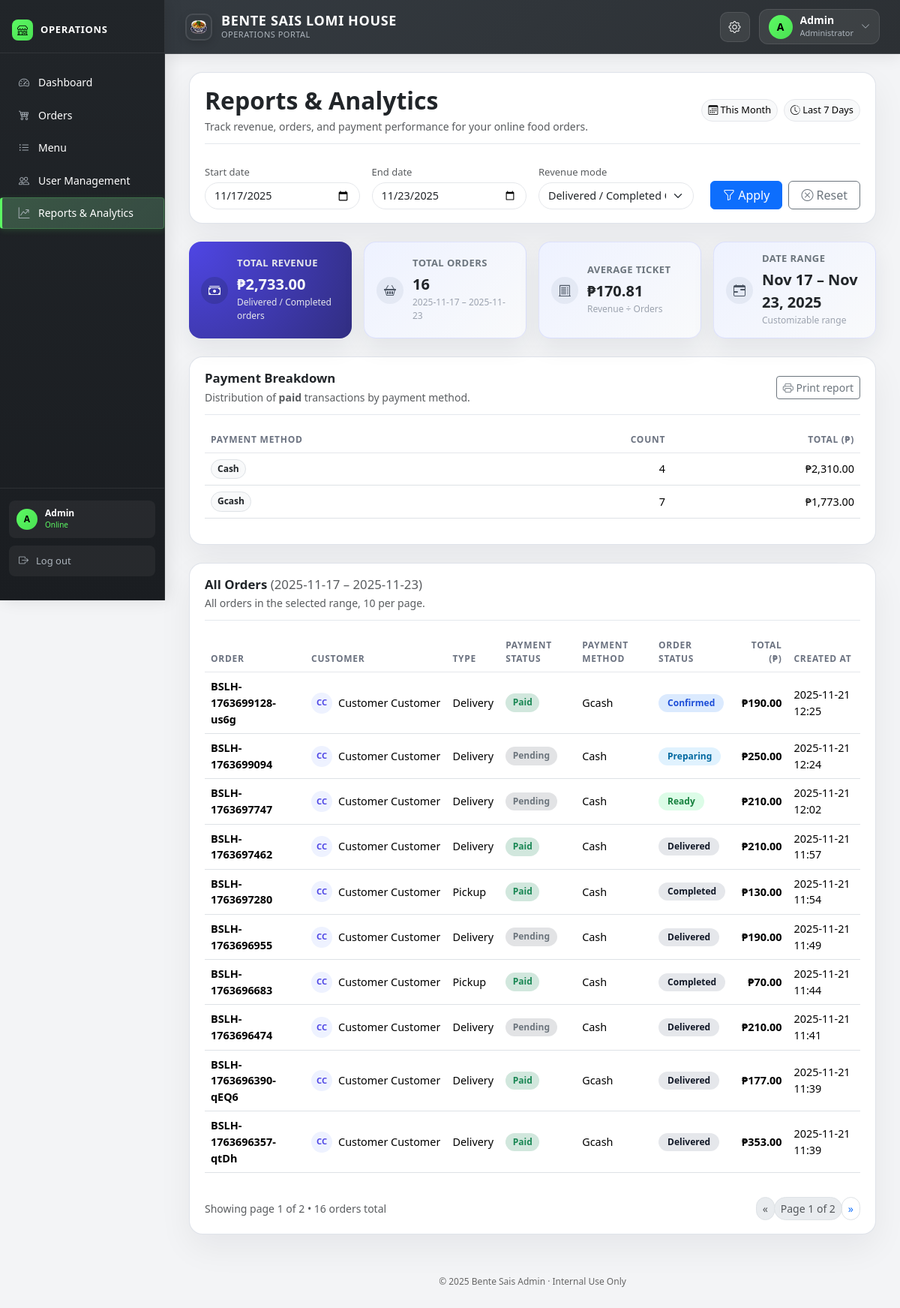
The app's page /admin/reports.php (signed in), older data.
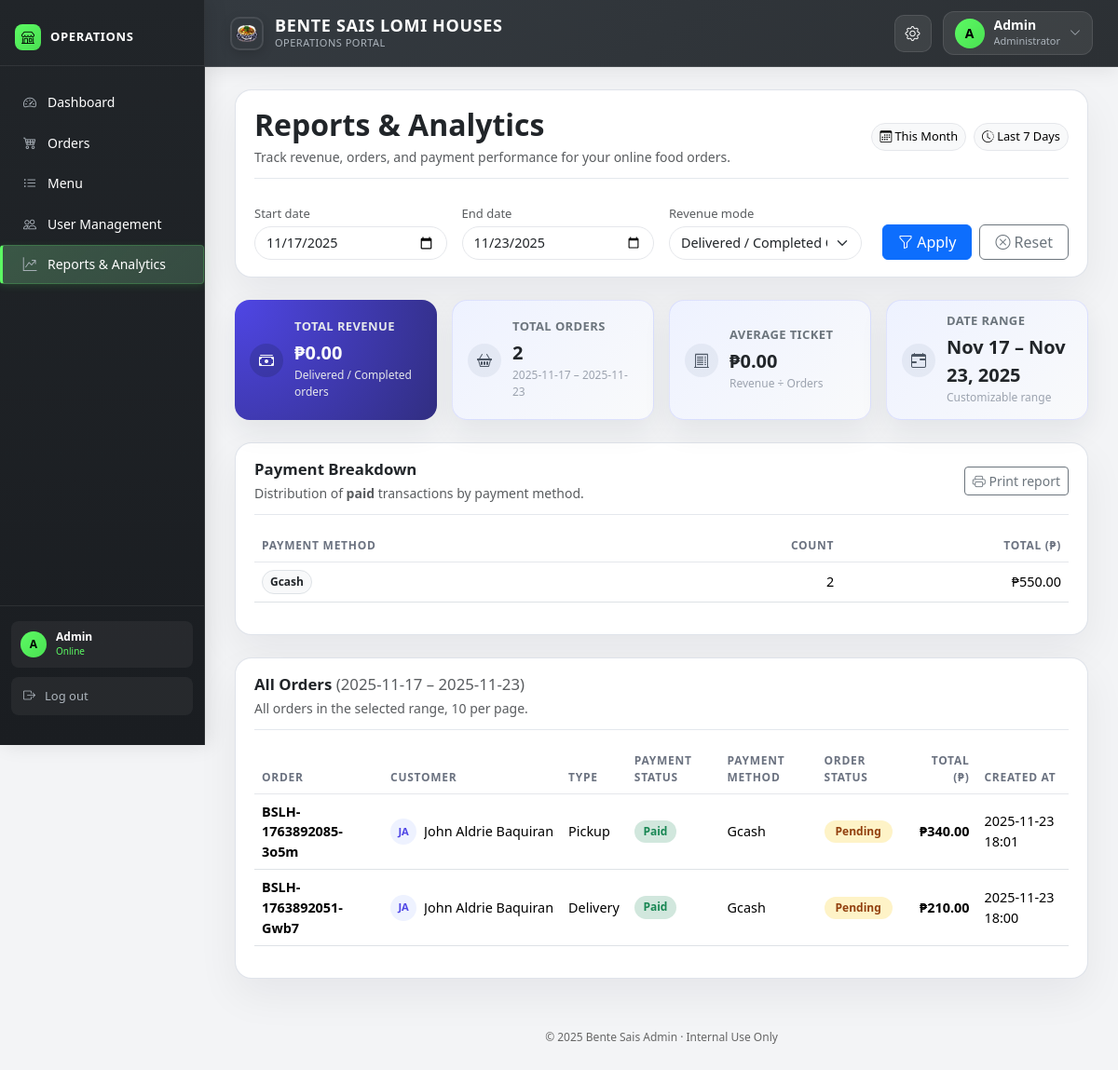
The same page, newer data.
### tables this page shows
CREATE TABLE `system_settings` (
  `setting_id` int(11) NOT NULL,
  `setting_key` varchar(100) NOT NULL,
  `setting_value` text DEFAULT NULL,
  `setting_type` enum('string','number','boolean','json') DEFAULT 'string',
  `description` text DEFAULT NULL,
  `updated_at` datetime DEFAULT current_timestamp() ON UPDATE current_timestamp()
);

CREATE TABLE `order_payment_details` (
  `payment_id` int(11) NOT NULL,
  `order_id` int(11) NOT NULL,
  `payment_method` enum('cash','gcash','card') NOT NULL,
  `payment_status` enum('pending','paid','failed','refunded') DEFAULT 'pending',
  `gcash_reference` varchar(100) DEFAULT NULL,
  `gcash_amount` decimal(10,2) DEFAULT NULL,
  `gcash_sender_name` varchar(100) DEFAULT NULL,
  `amount_paid` decimal(10,2) DEFAULT NULL,
  `change_amount` decimal(10,2) DEFAULT NULL,
  `paid_at` datetime DEFAULT NULL
);

CREATE TABLE `orders` (
  `order_id` int(11) NOT NULL,
  `order_number` varchar(20) NOT NULL,
  `user_id` int(11) DEFAULT NULL,
  `order_type` enum('pickup','delivery') NOT NULL,
  `order_time` datetime NOT NULL,
  `preferred_time` datetime DEFAULT NULL,
  `status` enum('pending','confirmed','preparing','ready','out_for_delivery','delivered','completed','cancelled') DEFAULT 'pending',
  `subtotal` decimal(10,2) NOT NULL DEFAULT 0.00,
  `delivery_fee` decimal(10,2) NOT NULL DEFAULT 0.00,
  `tip_amount` decimal(10,2) NOT NULL DEFAULT 0.00,
  `total_amount` decimal(10,2) NOT NULL DEFAULT 0.00,
  `handler_id` int(11) DEFAULT NULL,
  `driver_id` int(11) DEFAULT NULL,
  `confirmed_at` datetime DEFAULT NULL,
  `preparing_at` datetime DEFAULT NULL,
  `ready_at` datetime DEFAULT NULL,
  `out_for_delivery_at` datetime DEFAULT NULL,
  `delivered_at` datetime DEFAULT NULL,
  `cancelled_at` datetime DEFAULT NULL,
  `created_at` datetime DEFAULT current_timestamp(),
  `updated_at` datetime DEFAULT current_timestamp() ON UPDATE current_timestamp()
);

### includes/db_connect.php (called while the page is built, shortened)
<?php
$project_root_fs = dirname(__DIR__);
$document_root_fs = $_SERVER['DOCUMENT_ROOT'];
$project_root_norm = str_replace('\\', '/', $project_root_fs);
$document_root_norm = str_replace('\\', '/', $document_root_fs);
$project_root_norm = rtrim($project_root_norm, '/');
$document_root_norm = rtrim($document_root_norm, '/');
$base_path = str_replace($document_root_norm, '', $project_root_norm);
$BASE_URL = rtrim($base_path, '/');
?>

### admin/reports.php (the view, shortened to what the changed rows need)
<?php
include __DIR__ . '/includes/header.php';
$DB = [
  'TABLE_ORDERS'   => 'orders',
  'TABLE_CUST'     => 'order_customer_details',
  'TABLE_PAY'      => 'order_payment_details',
  'COL_ORDER_ID'   => 'order_id',
  'COL_ORDER_NUM'  => 'order_number',
  'COL_USER_ID'    => 'user_id',
  'COL_CUST_NAME'  => 'customer_first_name',
  'COL_CUST_LNAME' => 'customer_last_name',
  'COL_TYPE'       => 'order_type',
  'COL_STATUS'     => 'status',
  'COL_PAY_STATUS' => 'payment_status',
  'COL_PAY_METHOD' => 'payment_method',
  'COL_PAY_AMOUNT' => 'amount_paid',
  'COL_PAY_DATE'   => 'paid_at',
  'COL_TOTAL'      => 'total_amount',
  'COL_CREATED'    => 'created_at',
];
function peso($n) { return '₱' . number_format((float)$n, 2); }
function h($s){ return htmlspecialchars((string)$s, ENT_QUOTES, 'UTF-8'); }
$start = isset($_GET['start']) && $_GET['start'] !== '' ? $_GET['start'] : date('Y-m-d', strtotime('-6 days'));
$end   = isset($_GET['end'])   && $_GET['end']   !== '' ? $_GET['end']   : date('Y-m-d');
$revMode = $_GET['rev_mode'] ?? 'completed';
$perPage = 10;
$page = isset($_GET['page']) ? (int)$_GET['page'] : 1;
$from = $start . ' 00:00:00';
$to   = $end   . ' 23:59:59';
$T_O = $DB['TABLE_ORDERS'];
$T_C = $DB['TABLE_CUST'];
$T_P = $DB['TABLE_PAY'];
$O_ID = $DB['COL_ORDER_ID'];
$O_NUM = $DB['COL_ORDER_NUM'];
$O_CREATED = $DB['COL_CREATED'];
$O_STATUS = $DB['COL_STATUS'];
$O_TOTAL = $DB['COL_TOTAL'];
$O_TYPE = $DB['COL_TYPE'];
$C_FNAME = $DB['COL_CUST_NAME'];
$C_LNAME = $DB['COL_CUST_LNAME'];
$P_STATUS = $DB['COL_PAY_STATUS'];
$P_METHOD = $DB['COL_PAY_METHOD'];
$P_DATE = $DB['COL_PAY_DATE'];
$P_AMOUNT = $DB['COL_PAY_AMOUNT'];
$sum = ['revenue'=>0,'orders'=>0];
if ($revMode === 'paid') {
    $sql = "SELECT COALESCE(SUM($T_P.$P_AMOUNT),0) FROM $T_P WHERE $T_P.$P_DATE BETWEEN ? AND ? AND $T_P.$P_STATUS = 'paid'";
} else {
    $sql = "SELECT COALESCE(SUM($T_O.$O_TOTAL),0) FROM $T_O WHERE $T_O.$O_CREATED BETWEEN ? AND ? AND $T_O.$O_STATUS IN ('delivered','completed')";
}
if ($stmt = $conn->prepare($sql)) {
  $stmt->bind_param('ss', $from, $to);
  $stmt->execute(); $stmt->bind_result($sum['revenue']); $stmt->fetch(); $stmt->close();
}
if ($stmt = $conn->prepare("SELECT COUNT(*) FROM $T_O WHERE $O_CREATED BETWEEN ? AND ?")) {
  $stmt->bind_param('ss', $from, $to);
  $stmt->execute(); $stmt->bind_result($sum['orders']); $stmt->fetch(); $stmt->close();
}
$totalOrders = (int)$sum['orders'];
$totalPages = max(1, (int)ceil($totalOrders / $perPage));
$offset = ($page - 1) * $perPage;
$payRows = [];
$sql = "SELECT
            COALESCE($P_METHOD,'Unknown') AS method,
            COUNT($O_ID) AS cnt,
            COALESCE(SUM($P_AMOUNT),0) AS amt
        FROM $T_P
        WHERE $P_DATE BETWEEN ? AND ? AND $P_STATUS='paid'
        GROUP BY COALESCE($P_METHOD,'Unknown')
        ORDER BY amt DESC";
if ($stmt = $conn->prepare($sql)) {
  $stmt->bind_param('ss', $from, $to);
  $stmt->execute();
  $res = $stmt->get_result();
  while ($r = $res->fetch_assoc()) { $payRows[] = $r; }
}
$orders = [];
$sql = "SELECT
            o.$O_ID, o.$O_NUM, o.$O_CREATED, o.$O_TYPE, o.$O_STATUS, o.$O_TOTAL,
            CONCAT(ocd.$C_FNAME, ' ', ocd.$C_LNAME) as customer_name,
            opd.$P_STATUS, opd.$P_METHOD
        FROM $T_O o
        LEFT JOIN $T_C ocd ON o.$O_ID = ocd.$O_ID
        LEFT JOIN $T_P opd ON o.$O_ID = opd.$O_ID
        WHERE o.$O_CREATED BETWEEN ? AND ?
        ORDER BY o.$O_CREATED DESC
        LIMIT ? OFFSET ?";
if ($stmt = $conn->prepare($sql)) {
  $stmt->bind_param('ssii', $from, $to, $perPage, $offset);
  $stmt->execute();
  $res = $stmt->get_result();
  while ($r = $res->fetch_assoc()) { $orders[] = $r; }
}
?>
<div class="container-fluid">
  <main class="main-content py-4">
    <div class="content-card mb-4 no-print">
      <div class="content-card-header d-flex justify-content-between align-items-center">
        <div>
          <h2 class="page-title mb-1">Reports &amp; Analytics</h2>
        </div>
      </div>
    </div>
    <div id="print-area">
      <div class="row g-3 mb-4">
        <div class="col-sm-6 col-lg-3">
          <div class="stat-card stat-card-main">
            <div>
              <h5 class="stat-label">Total Revenue</h5>
              <div class="stat-value"><?= h(peso($sum['revenue'])) ?></div>
              <div class="stat-hint">
                <?= $revMode==='paid' ? 'Paid transactions only' : 'Delivered / Completed orders' ?>
              </div>
            </div>
          </div>
        </div>
        <div class="col-sm-6 col-lg-3">
          <div class="stat-card">
            <div>
              <h5 class="stat-label">Total Orders</h5>
              <div class="stat-value"><?= h(number_format($sum['orders'])) ?></div>
              <div class="stat-hint"><?= h($start) ?> – <?= h($end) ?></div>
            </div>
          </div>
        </div>
        <div class="col-sm-6 col-lg-3">
          <div class="stat-card">
            <div>
              <h5 class="stat-label">Average Ticket</h5>
              <div class="stat-value">
                <?= $sum['orders'] ? h(peso($sum['revenue'] / $sum['orders'])) : '₱0.00' ?>
              </div>
              <div class="stat-hint">Revenue ÷ Orders</div>
            </div>
          </div>
        </div>
      </div>
      <div class="content-card mb-4">
        <div class="content-card-header d-flex justify-content-between align-items-center">
          <div>
            <h2 class="section-title mb-1">Payment Breakdown</h2>
          </div>
        </div>
        <div class="table-responsive mt-3">
          <table class="table table-hover align-middle modern-table">
            <thead>
              <tr>
                <th>Payment method</th>
                <th class="text-end">Count</th>
                <th class="text-end">Total (₱)</th>
              </tr>
            </thead>
            <tbody>
              <?php if (!$payRows): ?>
                <tr>
                  <td colspan="3" class="text-center text-muted py-4">
                    <i class="bi bi-info-circle me-1"></i>No paid transactions in this range.
                  </td>
                </tr>
              <?php else: ?>
                <?php foreach ($payRows as $r): ?>
                  <tr>
                    <td class="fw-medium">
                      <span class="badge rounded-pill bg-light text-dark border me-1">
                        <?= h(ucfirst($r['method'])) ?>
                      </span>
                    </td>
                    <td class="text-end"><?= h(number_format($r['cnt'])) ?></td>
                    <td class="text-end"><?= h(peso($r['amt'])) ?></td>
                  </tr>
                <?php endforeach; ?>
              <?php endif; ?>
            </tbody>
          </table>
        </div>
      </div>
      <div class="content-card">
        <div class="content-card-header d-flex justify-content-between align-items-center flex-wrap gap-2">
          <div>
            <h2 class="section-title mb-1">
              All Orders <span class="text-muted fw-normal">(<?= h($start) ?> – <?= h($end) ?>)</span>
            </h2>
          </div>
        </div>
        <div class="table-responsive mt-3">
          <table class="table table-hover align-middle modern-table">
            <thead>
              <tr>
                <th>Order</th>
                <th>Customer</th>
                <th>Type</th>
                <th>Payment status</th>
                <th>Payment method</th>
                <th>Order status</th>
                <th class="text-end">Total (₱)</th>
                <th>Created at</th>
              </tr>
            </thead>
            <tbody>
              <?php if (!$orders): ?>
                <tr>
                  <td colspan="8" class="text-center text-muted py-4">
                    <i class="bi bi-inbox me-1"></i>No orders in this period.
                  </td>
                </tr>
              <?php else: ?>
                <?php foreach ($orders as $r): ?>
                  <tr>
                    <td class="fw-semibold">
                      <strong><?= h($r[$O_NUM] ?? $r[$O_ID]) ?></strong>
                    </td>
                    <td>
                      <?php
                        $customer = trim($r['customer_name'] ?? '');
                        $initials = 'C';
                        if ($customer !== '') {
                          $parts = explode(' ', $customer);
                          $initials = strtoupper(substr($parts[0], 0, 1) . (isset($parts[1]) ? substr($parts[1], 0, 1) : ''));
                        }
                      ?>
                      <div class="d-flex align-items-center gap-2">
                        <div class="avatar-circle">
                          <span><?= h($initials) ?></span>
                        </div>
                        <span class="text-truncate" style="max-width: 160px;">
                          <?= h($customer ?: 'Walk-in / Unknown') ?>
                        </span>
                      </div>
                    </td>
                    <td><?= h(ucfirst($r[$O_TYPE])) ?></td>
                    <td>
                      <?php
                        $payStatus = $r[$P_STATUS] ?? 'unpaid';
                        $payBadge = 'bg-secondary-subtle text-secondary';
                        if ($payStatus === 'paid') {
                            $payBadge = 'bg-success-subtle text-success';
                        } elseif ($payStatus === 'failed') {
                            $payBadge = 'bg-danger-subtle text-danger';
                        } elseif ($payStatus === 'refunded') {
                            $payBadge = 'bg-info-subtle text-info';
                        }
                      ?>
                      <span class="badge <?= h($payBadge) ?> badge-rounded">
                        <?= h(ucfirst($payStatus ?: 'Pending')) ?>
                      </span>
                    </td>
                    <td class="text-capitalize">
                      <?= h($r[$P_METHOD] ? $r[$P_METHOD] : '—') ?>
                    </td>
                    <td>
                      <?php
                        $status_map = [
                          'pending'          => 'status-pending',
                          'confirmed'        => 'status-confirmed',
                          'preparing'        => 'status-preparing',
                          'ready'            => 'status-ready',
                          'out_for_delivery' => 'status-out-for-delivery',
                          'delivered'        => 'status-delivered',
                          'completed'        => 'status-completed',
                          'cancelled'        => 'status-cancelled',
                        ];
                        $status_class = $status_map[$r[$O_STATUS]] ?? 'bg-secondary text-white';
                      ?>
                      <span class="status-badge <?= h($status_class) ?>">
                        <?= h(ucfirst(str_replace('_', ' ', $r[$O_STATUS]))) ?>
                      </span>
                    </td>
                    <td class="text-end fw-semibold">
                      <?= h(peso($r[$O_TOTAL])) ?>
                    </td>
                    <td>
                      <?= h(date('Y-m-d H:i', strtotime($r[$O_CREATED]))) ?>
                    </td>
                  </tr>
                <?php endforeach; ?>
              <?php endif; ?>
            </tbody>
          </table>
        </div>
        <?php if ($totalPages > 1): ?>
        <div class="d-flex justify-content-between align-items-center no-print mt-3 flex-wrap gap-2">
          <small class="text-muted">
            Showing page <?= $page ?> of <?= $totalPages ?> • <?= h(number_format($totalOrders)) ?> orders total
          </small>
          <nav>
            <ul class="pagination pagination-sm mb-0">
              <li class="page-item <?= $page <= 1 ? 'disabled' : '' ?>">
                <a class="page-link"
                   href="?start=<?=h($start)?>&end=<?=h($end)?>&rev_mode=<?=h($revMode)?>&page=<?= max(1, $page - 1) ?>">
                  &laquo;
                </a>
              </li>
              <li class="page-item disabled">
                <span class="page-link">
                  Page <?= $page ?> of <?= $totalPages ?>
                </span>
              </li>
              <li class="page-item <?= $page >= $totalPages ? 'disabled' : '' ?>">
                <a class="page-link"
                   href="?start=<?=h($start)?>&end=<?=h($end)?>&rev_mode=<?=h($revMode)?>&page=<?= min($totalPages, $page + 1) ?>">
                  &raquo;
                </a>
              </li>
            </ul>
          </nav>
        </div>
        <?php endif; ?>
      </div>
    </div> </main>
</div>
<?php include __DIR__ . '/includes/footer.php'; ?>

### admin/includes/header.php (shortened to what the changed rows need)
<?php
require_once __DIR__ . '/../../includes/db_connect.php';
$store_name = "Bente Sais Lomi House";
$settings_result = $conn->query("SELECT setting_value FROM system_settings WHERE setting_key = 'store_name' LIMIT 1");
if ($settings_result && $settings_result->num_rows > 0) {
    $store_name = $settings_result->fetch_assoc()['setting_value'];
}
?>
<!DOCTYPE html>
<html lang="en">
<head>
  <link href="https://cdn.jsdelivr.net/npm/bootstrap@5.3.2/dist/css/bootstrap.min.css" rel="stylesheet">
  <link rel="stylesheet" href="https://cdn.jsdelivr.net/npm/bootstrap-icons@1.11.1/font/bootstrap-icons.css">
  <link rel="stylesheet" href="<?= htmlspecialchars($BASE_URL) ?>/assets/css/admin_dashboard.css">
</head>
<body>
<header class="site-header">
  <div class="container-fluid">
    <div class="header-content">
      <div class="brand-container">
        <div class="brand-text">
          <div class="brand-main"><?= htmlspecialchars($store_name) ?></div>
          <div class="brand-sub">Operations Portal</div>
        </div>
      </div>
    </div>
  </div>
</header>

Row changes from the older to the newer data that the page shows:
removed order_payment_details: order.order_number "BSLH-1763699128-us6g", initials "CC", customer "Customer Customer", order.order_type "Delivery", payment_status "Paid", payment_method "Gcash", order.status "Confirmed", order.total_amount "₱190.00", order.created_at "2025-11-21 12:25"
removed order_payment_details: order.order_number "BSLH-1763699094", initials "CC", customer "Customer Customer", order.order_type "Delivery", payment_status "Pending", payment_method "Cash", order.status "Preparing", order.total_amount "₱250.00", order.created_at "2025-11-21 12:24"
removed order_payment_details: order.order_number "BSLH-1763697747", initials "CC", customer "Customer Customer", order.order_type "Delivery", payment_status "Pending", payment_method "Cash", order.status "Ready", order.total_amount "₱210.00", order.created_at "2025-11-21 12:02"
removed order_payment_details: order.order_number "BSLH-1763697462", initials "CC", customer "Customer Customer", order.order_type "Delivery", payment_status "Paid", payment_method "Cash", order.status "Delivered", order.total_amount "₱210.00", order.created_at "2025-11-21 11:57"
removed order_payment_details: order.order_number "BSLH-1763697280", initials "CC", customer "Customer Customer", order.order_type "Pickup", payment_status "Paid", payment_method "Cash", order.status "Completed", order.total_amount "₱130.00", order.created_at "2025-11-21 11:54"
removed order_payment_details: order.order_number "BSLH-1763696955", initials "CC", customer "Customer Customer", order.order_type "Delivery", payment_status "Pending", payment_method "Cash", order.status "Delivered", order.total_amount "₱190.00", order.created_at "2025-11-21 11:49"
removed order_payment_details: order.order_number "BSLH-1763696683", initials "CC", customer "Customer Customer", order.order_type "Pickup", payment_status "Paid", payment_method "Cash", order.status "Completed", order.total_amount "₱70.00", order.created_at "2025-11-21 11:44"
removed order_payment_details: order.order_number "BSLH-1763696474", initials "CC", customer "Customer Customer", order.order_type "Delivery", payment_status "Pending", payment_method "Cash", order.status "Delivered", order.total_amount "₱210.00", order.created_at "2025-11-21 11:41"
removed order_payment_details: order.order_number "BSLH-1763696390-qEQ6", initials "CC", customer "Customer Customer", order.order_type "Delivery", payment_status "Paid", payment_method "Gcash", order.status "Delivered", order.total_amount "₱177.00", order.created_at "2025-11-21 11:39"
removed order_payment_details: order.order_number "BSLH-1763696357-qtDh", initials "CC", customer "Customer Customer", order.order_type "Delivery", payment_status "Paid", payment_method "Gcash", order.status "Delivered", order.total_amount "₱353.00", order.created_at "2025-11-21 11:39"
changed system_settings: setting_value "BENTE SAIS LOMI HOUSE" → "BENTE SAIS LOMI HOUSES"
added order_payment_details: order.order_number "BSLH-1763892085-3o5m", initials "JA", customer "John Aldrie Baquiran", order.order_type "Pickup", payment_status "Paid", payment_method "Gcash", order.status "Pending", order.total_amount "₱340.00", order.created_at "2025-11-23 18:01"
added order_payment_details: order.order_number "BSLH-1763892051-Gwb7", initials "JA", customer "John Aldrie Baquiran", order.order_type "Delivery", payment_status "Paid", payment_method "Gcash", order.status "Pending", order.total_amount "₱210.00", order.created_at "2025-11-23 18:00"
Text that changed along with them:
peso($sum['revenue']): "₱2,733.00" → "₱0.00"
$sum['orders']: "16" → "2"
peso($sum['revenue'] / $sum['orders']): "₱170.81" → "₱0.00"
$page: "1" → (not shown)
$totalPages: "2" → (not shown)
$totalOrders: "16" → (not shown)
new list line: "Gcash 2 ₱550.00"
list line gone: "Cash 4 ₱2,310.00"
list line gone: "Gcash 7 ₱1,773.00"
text no longer shown: "Showing page of • orders total « Page of »"
